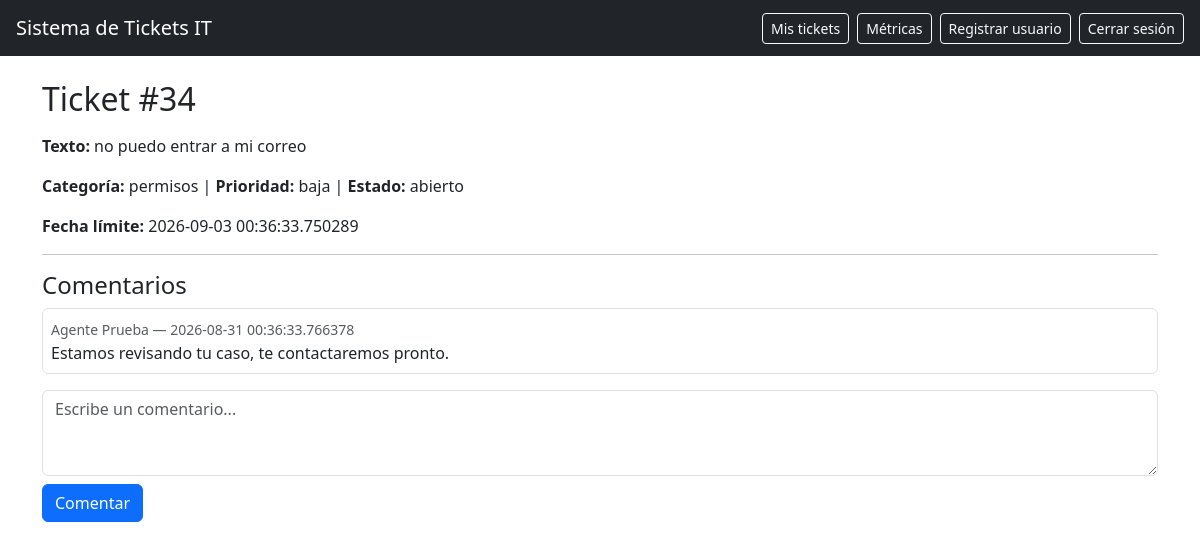
Page /tickets/34 (signed in) on the committed database.
### app/models/ticket.py (models this page shows)
class Ticket(db.Model):
    __tablename__ = "tickets"
    id = db.Column(db.Integer, primary_key=True)
    radicado = db.Column(db.String(150), nullable=True)
    texto = db.Column(db.String(1200), nullable=False)
    categoria = db.Column(db.Enum(Categoria), nullable=False)
    prioridad = db.Column(db.Enum(Prioridad), nullable=False)
    estado = db.Column(db.Enum(EstadoTicket), nullable=False)
    creador_id = db.Column(db.Integer, db.ForeignKey("usuarios.id"), nullable=False)
    agente_id = db.Column(db.Integer, db.ForeignKey("usuarios.id"), nullable=True)
    fecha_creacion = db.Column(db.DateTime, nullable=False, default=datetime.now)
    fecha_limite= db.Column(db.DateTime, nullable=False)
    fecha_cierre = db.Column(db.DateTime, nullable=True)

### app/models/usuario.py (models this page shows)
class Usuario(db.Model):
    __tablename__ = "usuarios"
    id = db.Column(db.Integer, primary_key=True)
    nombre= db.Column(db.String(100),nullable=False)
    email = db.Column(db.String(120), unique=True, nullable=False)
    contrasena_hash = db.Column(db.String(255), nullable=False)
    rol = db.Column(db.Enum(RolUsuario), nullable=False)
    area_soporte = db.Column(db.Enum(Categoria), nullable=True)
    nivel = db.Column(db.Enum(NivelUsuario), nullable=False)
    intentos_fallidos = db.Column(db.Integer, nullable=False, default = 0)
    bloqueado_hasta = db.Column(db.DateTime, nullable=True)

### app/models/comentario.py (models this page shows)
class Comentario(db.Model):
    __tablename__= "comentarios"
    id = db.Column(db.Integer, primary_key=True)
    ticket_id = db.Column(db.Integer, db.ForeignKey("tickets.id"), nullable=False)
    autor_id = db.Column(db.Integer, db.ForeignKey("usuarios.id"), nullable=False)
    texto = db.Column(db.String, nullable=False)
    fecha = db.Column(db.DateTime, nullable=False, default=datetime.now)

### app/routes/tickets.py (the view, shortened to what this page needs)
@tickets_bp.route("/tickets/<int:ticket_id>", methods=["GET", "POST"])
@requiere_login
def detalle(ticket_id):
    ticket = db.session.execute(select(Ticket).where(Ticket.id == ticket_id)).scalar()
    if ticket is None:
        flash("Ticket no encontrado", "danger")
        return redirect(url_for("tickets.crear"))
    comentarios = db.session.execute(
        select(Comentario).where(Comentario.ticket_id == ticket_id).order_by(Comentario.fecha)
    ).scalars().all()
    autores_ids = {c.autor_id for c in comentarios}
    autores = db.session.execute(select(Usuario).where(Usuario.id.in_(autores_ids))).scalars().all()
    nombres_por_id = {u.id: u.nombre for u in autores}
    return render_template(
        "ticket_detalle.html",
        ticket=ticket,
        comentarios=comentarios,
        nombres_por_id=nombres_por_id,
    )

### app/routes/decoradores.py (called while the page is built)
def requiere_login(func):
    @wraps(func)
    def wrapper(*args, **kwargs):
        if 'usuario_id' not in session:
            flash("Debes iniciar sesión", "warning")
            return redirect(url_for('auth.login'))
        return func(*args, **kwargs)
    return wrapper

### app/Templates/ticket_detalle.html (shortened to what this page needs)
{% extends "base.html" %}
{% block content %}
<h2 class="mb-3">Ticket #{{ ticket.id }}</h2>
<p><strong>Texto:</strong> {{ ticket.texto }}</p>
<p>
    <strong>Categoría:</strong> {{ ticket.categoria.value }} |
    <strong>Prioridad:</strong> {{ ticket.prioridad.value }} |
    <strong>Estado:</strong> {{ ticket.estado.value }}
</p>
<p><strong>Fecha límite:</strong> {{ ticket.fecha_limite }}</p>
<hr>
<h4>Comentarios</h4>
{% for c in comentarios %}
<div class="border rounded p-2 mb-2">
    <small class="text-muted">{{ nombres_por_id.get(c.autor_id, "Usuario desconocido") }} — {{ c.fecha }}</small>
    <p class="mb-0">{{ c.texto }}</p>
</div>
{% else %}
<p class="text-muted">Sin comentarios todavía.</p>
{% endfor %}
<form method="POST" class="mt-3">
    <div class="mb-2">
        <textarea name="texto" class="form-control" rows="3" placeholder="Escribe un comentario..." required></textarea>
    </div>
    <button type="submit" class="btn btn-primary">Comentar</button>
</form>
{% endblock %}

### rows in the picture
Ticket: id "34", texto "no puedo entrar a mi correo", categoria.value "permisos", prioridad.value "baja", estado.value "abierto", fecha_limite "2026-09-03 00:36:33.750289"
Comentario: fecha "2026-08-31 00:36:33.766378", texto "Estamos revisando tu caso, te contactaremos pronto."
Usuario: get "Agente Prueba"
